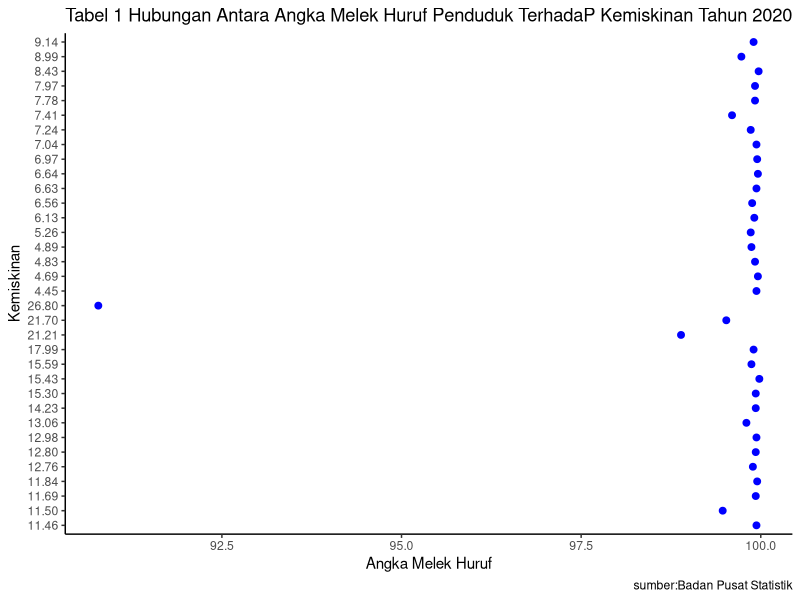

This chart was generated by the following R code:
## ---- chunk 1
#| warning: false
#| echo: true
library(tidyverse)
library(readxl)
library(ggplot2) 
library(dplyr)
## ---- chunk 2
library("readxl")
dat<-read_excel("melekhuruf.xlsx")
head(dat)
## ---- chunk 3
library("ggplot2")
library("dplyr")
ggplot(data=dat,aes(x=x,y=y))+
  geom_point(color="blue",size=2)+
  labs(title="Tabel 1 Hubungan Antara Angka Melek Huruf Penduduk TerhadaP Kemiskinan Tahun 2020",
       x="Angka Melek Huruf",
       y="Kemiskinan",
       caption="sumber:Badan Pusat Statistik")+
  theme_classic()
## ---- chunk 4
library("readxl")
dat<-read_excel("melekhuruf.xlsx")
head(dat)
## ---- chunk 5
reg1<-lm(y~x,data=dat)
summary(reg1)
